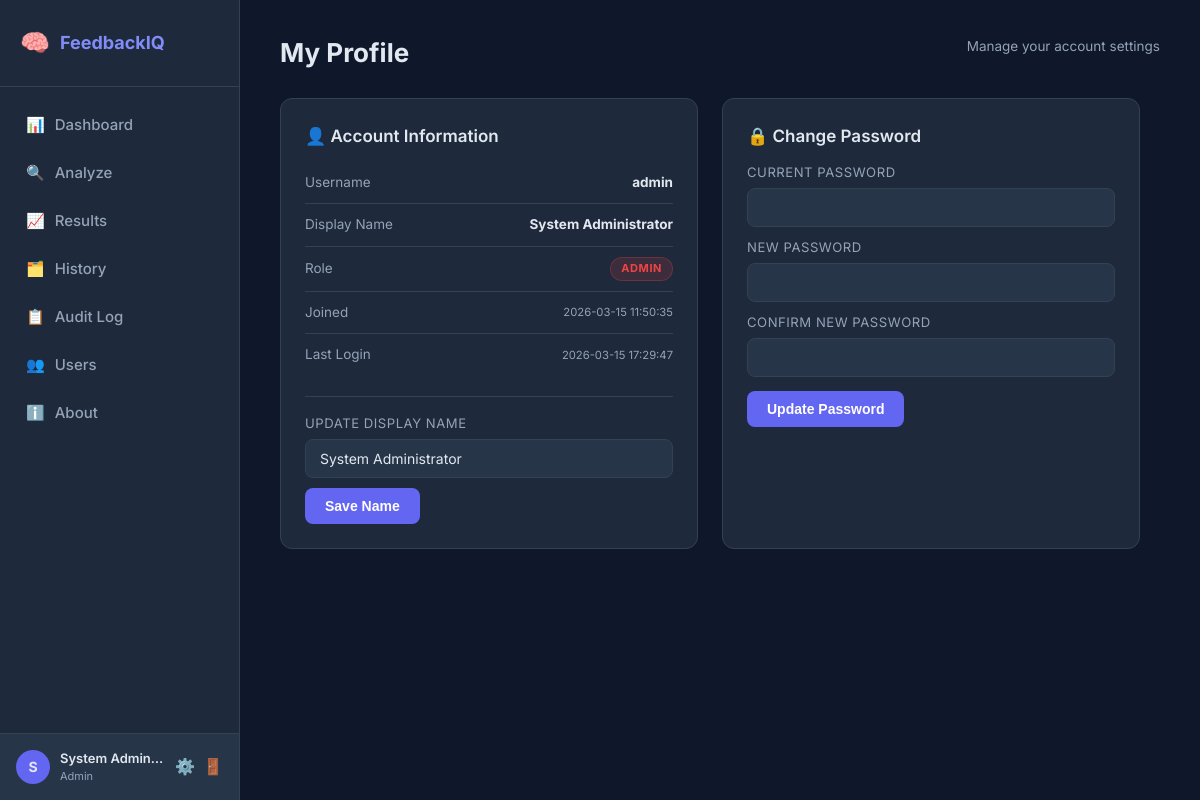
The page /profile (signed in) on the database as committed earlier.
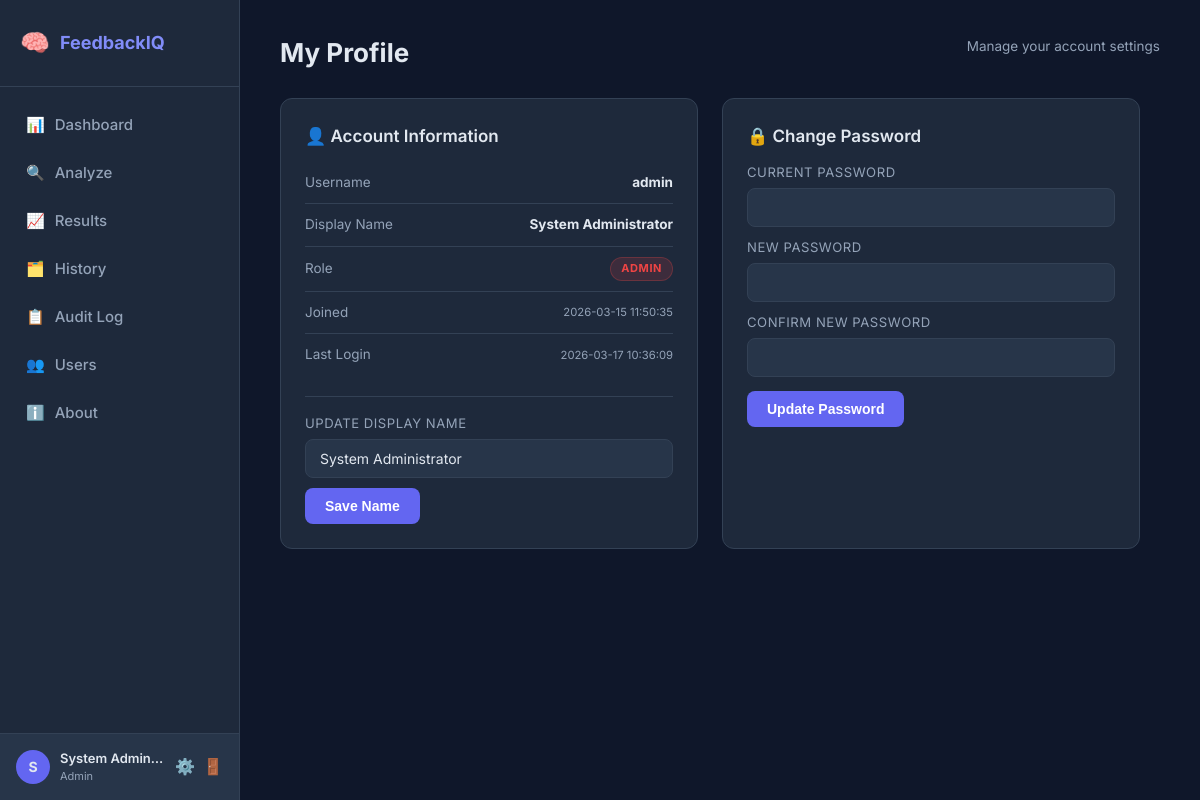
The same page on the database as committed later.
### tables this page shows
CREATE TABLE users (
    id            INTEGER PRIMARY KEY AUTOINCREMENT,
    username      TEXT    NOT NULL UNIQUE,
    password_hash TEXT    NOT NULL,
    role          TEXT    NOT NULL DEFAULT 'analyst',  -- 'admin' | 'analyst'
    full_name     TEXT    NOT NULL DEFAULT '',
    created_at    TIMESTAMP NOT NULL DEFAULT CURRENT_TIMESTAMP,
    last_login    TIMESTAMP
);

### app/auth.py (the view, shortened to what this page needs)
@auth_bp.route("/profile", methods=["GET", "POST"])
@login_required
def profile():
    repo    = _repo()
    error   = None
    success = None
    user = repo.get_by_id(session["user_id"])
    return render_template("auth/profile.html", user=user, error=error, success=success)

### app/auth.py (called while the page is built)
def _repo() -> UserRepository:
    return UserRepository(db_path=current_app.config["DB_PATH"])

def login_required(f):
    @wraps(f)
    def decorated(*args, **kwargs):
        if "user_id" not in session:
            flash("Please log in to access this page.", "warning")
            return redirect(url_for("auth.login", next=request.path))
        return f(*args, **kwargs)
    return decorated

### app/database/connection.py (called while the page is built)
def get_db_path(db_path: str = None) -> str:
    path = db_path or DEFAULT_DB
    os.makedirs(os.path.dirname(path), exist_ok=True)
    return path

def get_connection(db_path: str = None) -> sqlite3.Connection:
    conn = sqlite3.connect(get_db_path(db_path))
    conn.row_factory = sqlite3.Row          # access columns by name
    conn.execute("PRAGMA journal_mode=WAL")
    conn.execute("PRAGMA foreign_keys=ON")
    return conn

@contextmanager
def db_session(db_path: str = None):
    conn = get_connection(db_path)
    try:
        yield conn
        conn.commit()
    except Exception:
        conn.rollback()
        raise
    finally:
        conn.close()

### app/database/repository.py (called while the page is built)
    def get_by_id(self, user_id: int) -> Optional[dict]:
        with db_session(self.db_path) as conn:
            row = conn.execute("SELECT * FROM users WHERE id=?", (user_id,)).fetchone()
        return dict(row) if row else None

### app/templates/auth/profile.html (shortened to what this page needs)
{% extends "base.html" %}
{% block content %}
<div class="page-header">
  <h1>My Profile</h1>
  <p class="subtitle">Manage your account settings</p>
</div>
<div style="display:grid; grid-template-columns:1fr 1fr; gap:1.5rem; max-width:860px;">
  <div class="card">
    <h2>👤 Account Information</h2>
    <div class="detail-row"><span>Username</span><strong>{{ user.username }}</strong></div>
    <div class="detail-row"><span>Display Name</span><strong>{{ user.full_name or '—' }}</strong></div>
    <div class="detail-row">
      <span>Role</span>
      <span class="badge {% if user.role == 'admin' %}badge-neg{% else %}badge-neu{% endif %}">
        {{ user.role }}
      </span>
    </div>
    <div class="detail-row"><span>Joined</span><small style="color:var(--text-muted)">{{ user.created_at }}</small></div>
    <div class="detail-row"><span>Last Login</span><small style="color:var(--text-muted)">{{ user.last_login or 'Never' }}</small></div>
    <form method="POST" style="margin-top:1.25rem; border-top:1px solid var(--border); padding-top:1rem;">
      <div class="form-group-inline">
        <label style="font-size:.82rem;color:var(--text-muted);display:block;margin-bottom:5px;text-transform:uppercase;letter-spacing:.04em;">Update Display Name</label>
        <input type="text" name="full_name" class="form-input" value="{{ user.full_name or '' }}" placeholder="Your full name">
      </div>
      <button type="submit" class="btn btn-primary" style="margin-top:10px;">Save Name</button>
    </form>
  </div>
  <div class="card">
    <h2>🔒 Change Password</h2>
    <form method="POST">
      <div class="form-group-inline">
        <label style="font-size:.82rem;color:var(--text-muted);display:block;margin-bottom:5px;text-transform:uppercase;letter-spacing:.04em;">Current Password</label>
        <input type="password" name="current_password" class="form-input" required>
      </div>
      <div class="form-group-inline" style="margin-top:10px;">
        <label style="font-size:.82rem;color:var(--text-muted);display:block;margin-bottom:5px;text-transform:uppercase;letter-spacing:.04em;">New Password</label>
        <input type="password" name="new_password" class="form-input" required minlength="6">
      </div>
      <div class="form-group-inline" style="margin-top:10px;">
        <label style="font-size:.82rem;color:var(--text-muted);display:block;margin-bottom:5px;text-transform:uppercase;letter-spacing:.04em;">Confirm New Password</label>
        <input type="password" name="confirm_password" class="form-input" required>
      </div>
      <button type="submit" class="btn btn-primary" style="margin-top:14px;">Update Password</button>
    </form>
  </div>
</div>
{% endblock %}

### app/templates/base.html (shortened to what this page needs)
<!DOCTYPE html>
<html lang="en">
<head>
  <link rel="stylesheet" href="{{ url_for('static', filename='css/style.css') }}"/>
</head>
<body>
  <aside class="sidebar">
    <div class="sidebar-logo">
      <span class="logo-icon">🧠</span>
      <span class="logo-text">FeedbackIQ</span>
    </div>
    <nav class="sidebar-nav">
      <a href="{{ url_for('main.index') }}"  class="nav-link {% if request.endpoint == 'main.index' %}active{% endif %}"><span>📊</span> Dashboard</a>
      <a href="{{ url_for('main.upload') }}" class="nav-link {% if request.endpoint == 'main.upload' %}active{% endif %}"><span>🔍</span> Analyze</a>
      <a href="{{ url_for('main.results') }}" class="nav-link {% if request.endpoint == 'main.results' %}active{% endif %}"><span>📈</span> Results</a>
      <a href="{{ url_for('main.history') }}" class="nav-link {% if request.endpoint == 'main.history' %}active{% endif %}"><span>🗂️</span> History</a>
      <a href="{{ url_for('main.audit_log') }}" class="nav-link {% if request.endpoint == 'main.audit_log' %}active{% endif %}"><span>📋</span> Audit Log</a>
      {% if session.get('role') == 'admin' %}
      <a href="{{ url_for('auth.admin_users') }}" class="nav-link {% if request.endpoint == 'auth.admin_users' %}active{% endif %}"><span>👥</span> Users</a>
      {% endif %}
      <a href="{{ url_for('main.about') }}" class="nav-link {% if request.endpoint == 'main.about' %}active{% endif %}"><span>ℹ️</span> About</a>
    </nav>
    {% if session.get('user_id') %}
    <div class="sidebar-user">
      <div class="su-avatar">{{ (session.get('full_name') or session.get('username','?'))[0] | upper }}</div>
      <div class="su-info">
        <div class="su-name">{{ session.get('full_name') or session.get('username') }}</div>
        <div class="su-role">{{ session.get('role','analyst') }}</div>
      </div>
      <div class="su-actions">
        <a href="{{ url_for('auth.profile') }}" title="Profile">⚙️</a>
        <a href="{{ url_for('auth.logout') }}" title="Sign out" style="color:var(--negative);">🚪</a>
      </div>
    </div>
    {% endif %}
  </aside>
  <main class="main-content">
    {% block content %}{% endblock %}
  </main>
</body>
</html>

### app/static/css/style.css (style rules this page uses)
*, *::before, *::after { box-sizing: border-box; margin: 0; padding: 0; }
:root { --bg: #0f172a; --surface: #1e293b; --surface2: #273549; --border: #334155; --primary: #6366f1; --primary-light: #818cf8; --positive: #22c55e; --negative: #ef4444; --neutral: #f59e0b; --text: #e2e8f0; --text-muted: #94a3b8; --sidebar-w: 240px; --radius: 12px; --shadow: 0 4px 24px rgba(0,0,0,0.4); }
body { font-family: 'Inter', sans-serif; background: var(--bg); color: var(--text); display: flex; min-height: 100vh; font-size: 15px; line-height: 1.6; }
.sidebar { width: var(--sidebar-w); background: var(--surface); border-right: 1px solid var(--border); display: flex; flex-direction: column; position: fixed; top: 0; left: 0; bottom: 0; z-index: 100; padding: 0; }
.sidebar-logo { display: flex; align-items: center; gap: 10px; padding: 24px 20px; border-bottom: 1px solid var(--border); font-size: 18px; font-weight: 700; color: var(--primary-light); }
.logo-icon { font-size: 24px; }
.sidebar-nav { padding: 16px 12px; flex: 1; display: flex; flex-direction: column; gap: 4px; }
.nav-link { display: flex; align-items: center; gap: 10px; padding: 10px 14px; border-radius: 8px; color: var(--text-muted); text-decoration: none; font-weight: 500; transition: all 0.2s; }
.main-content { margin-left: var(--sidebar-w); flex: 1; padding: 32px 40px; max-width: calc(100vw - var(--sidebar-w)); }
.page-header { margin-bottom: 28px; }
.page-header h1 { font-size: 28px; font-weight: 700; }
.page-header .subtitle { color: var(--text-muted); margin-top: 4px; }
.card { background: var(--surface); border: 1px solid var(--border); border-radius: var(--radius); padding: 24px; margin-bottom: 24px; }
.card h2 { font-size: 17px; font-weight: 600; margin-bottom: 12px; }
.btn { padding: 10px 20px; border-radius: 8px; font-size: 14px; font-weight: 600; cursor: pointer; border: none; transition: all 0.2s; }
.btn-primary { background: var(--primary); color: #fff; }
.badge { display: inline-block; padding: 2px 10px; border-radius: 20px; font-size: 11px; font-weight: 700; text-transform: uppercase; letter-spacing: 0.05em; }
.badge-neg { background: rgba(239,68,68,0.15); color: var(--negative); }
.sidebar-user { display: flex; align-items: center; gap: 10px; padding: 14px 16px; border-top: 1px solid var(--border); background: var(--surface2); }
.su-avatar { width: 34px; height: 34px; background: var(--primary); border-radius: 50%; display: flex; align-items: center; justify-content: center; font-weight: 700; font-size: 14px; flex-shrink: 0; }
.su-info { flex: 1; min-width: 0; }
.su-name { font-size: 13px; font-weight: 600; white-space: nowrap; overflow: hidden; text-overflow: ellipsis; }
.su-role { font-size: 11px; color: var(--text-muted); text-transform: capitalize; }
.su-actions { display: flex; gap: 8px; font-size: 16px; }
.su-actions a { text-decoration: none; transition: opacity .2s; }
.page-header { display: flex; align-items: flex-start; justify-content: space-between; margin-bottom: 24px; gap: 16px; flex-wrap: wrap; }
.page-header h1 { font-size: 26px; font-weight: 700; }
.page-header .subtitle { color: var(--text-muted); margin-top: 4px; font-size: 13.5px; }
.detail-row { display: flex; justify-content: space-between; align-items: center; padding: 10px 0; border-bottom: 1px solid var(--border); font-size: 13.5px; }
.detail-row:last-of-type { border-bottom: none; }
.detail-row span:first-child { color: var(--text-muted); }
.form-input { width: 100%; background: var(--surface2); border: 1px solid var(--border); border-radius: 8px; color: var(--text); padding: 10px 14px; font-size: 14px; font-family: inherit; outline: none; transition: border .2s; }
.badge-neg { background: rgba(239,68,68,.15); color: var(--negative); border: 1px solid rgba(239,68,68,.25); }

Rows that differ between the two databases and show on the page:
changed users "admin": last_login "2026-03-15 17:29:47" → "2026-03-17 10:36:09"
